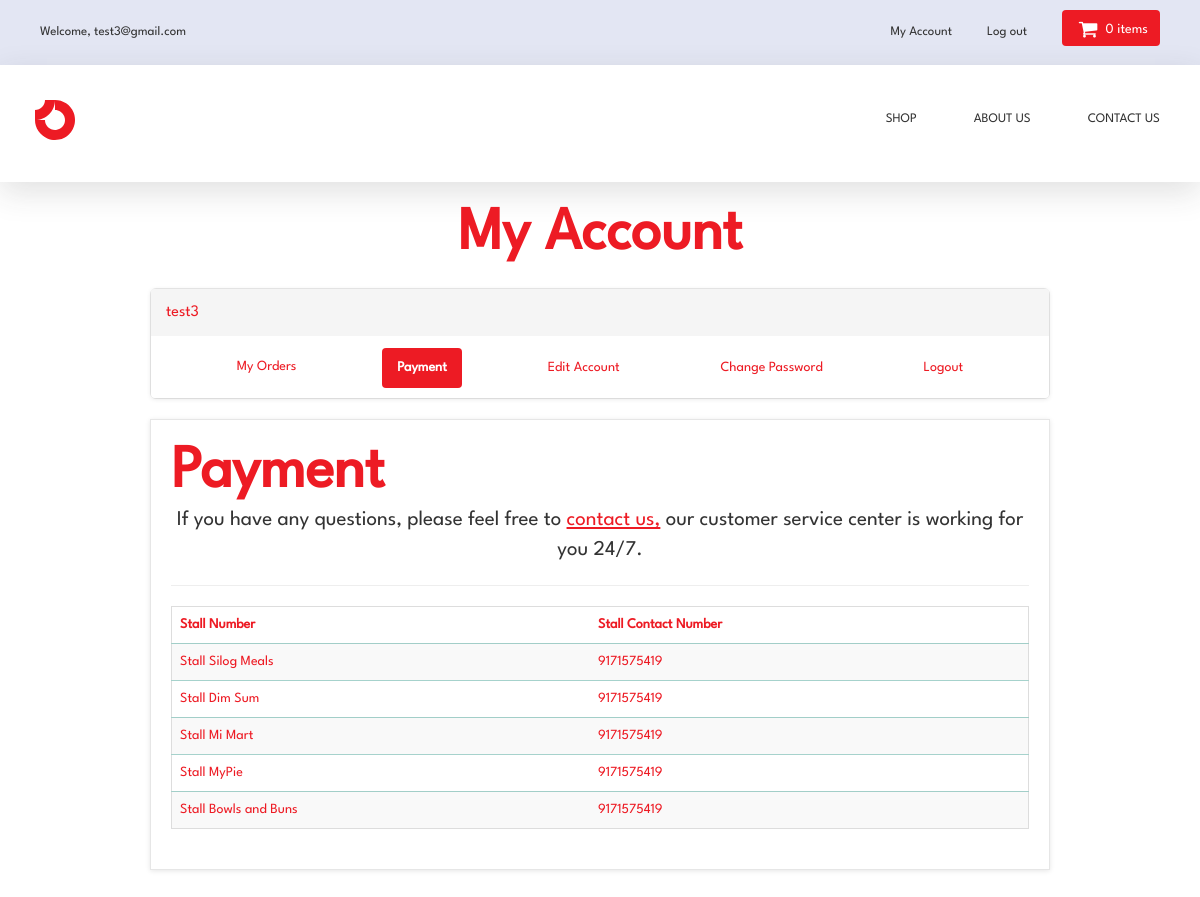
/customer/my_account.php?pay_offline (signed in), run on the app's committed database.
### tables this page shows
CREATE TABLE `customers` (
  `customer_id` int(10) NOT NULL,
  `customer_name` varchar(255) NOT NULL,
  `customer_email` varchar(255) NOT NULL,
  `customer_stno` varchar(11) NOT NULL,
  `customer_pass` varchar(255) NOT NULL,
  `customer_contact` varchar(255) NOT NULL,
  `customer_image` text NOT NULL,
  `customer_ip` varchar(255) NOT NULL,
  `customer_confirm_code` text NOT NULL
);

CREATE TABLE `manufacturers` (
  `manufacturer_id` int(10) NOT NULL,
  `manufacturer_title` text NOT NULL,
  `contact` bigint(11) NOT NULL
);

### customer/pay_offline.php (the view)
<div class="header">
  <h1> Payment </h1>
  <p class="lead">
    If you have any questions, please feel free to <a href="../contact.php"
      style="color: #ed1b24; text-decoration: underline">contact us,</a> our
    customer
    service
    center
    is working for you 24/7.
  </p>
</div>
<hr>
<div class="table-responsive payment_method_container">
  <table class="table table-bordered table-hover table-striped">
    <thead>
      <tr>
        <th> Stall Number </th>
        <th> Stall Contact Number </th>
      </tr>
    </thead>
    <tbody>
      <?php
      $query = "SELECT manufacturer_title, contact FROM manufacturers";
      $result = mysqli_query($con, $query);
      if (mysqli_num_rows($result) > 0) {
          while ($row = mysqli_fetch_assoc($result)) {
              echo "<tr>";
              echo "<td>" . $row['manufacturer_title'] . "</td>";
              echo "<td>" . $row['contact'] . "</td>";
              echo "</tr>";
          }
      } else {
          echo "<tr><td colspan='2'>No manufacturer data found.</td></tr>";
      }
      ?>
    </tbody>
  </table>
</div>

### customer/includes/sidebar.php
<div class="panel panel-default sidebar-menu account_menu">
  <div class="panel-heading">
    <?php
    $customer_session = $_SESSION['customer_email'];
    $get_customer = "select * from customers where customer_email='$customer_session'";
    $run_customer = mysqli_query($con,$get_customer);
    $row_customer = mysqli_fetch_array($run_customer);
    $customer_name = $row_customer['customer_name'];
    if(!isset($_SESSION['customer_email'])){
    }
    else {
      echo "
      <div class='account_header'>
      <h3 align='center' class='panel-title'>$customer_name </h3>
      </div>
      ";
    }
    ?>
  </div>
  <div class="panel-body">
    <ul class="nav nav-pills nav-stacked">
      <li class="<?php if(isset($_GET['my_orders'])){ echo "active"; } ?>">
        <a href="my_account.php?my_orders"> <i class="fa fa-list"> </i> My Orders </a>
      </li>
      <li class="<?php if(isset($_GET['pay_offline'])){ echo "active"; } ?>">
        <a href="my_account.php?pay_offline"> <i class="fa fa-bolt"></i> Payment </a>
      </li>
      <li class="<?php if(isset($_GET['edit_account'])){ echo "active"; } ?>">
        <a href="my_account.php?edit_account"> <i class="fa fa-pencil"></i> Edit Account </a>
      </li>
      <li class="<?php if(isset($_GET['change_pass'])){ echo "active"; } ?>">
        <a href="my_account.php?change_pass"> <i class="fa fa-user"></i> Change Password </a>
      </li>
      <li>
        <a href="logout.php"> <i class="fa fa-sign-out"></i> Logout </a>
      </li>
    </ul>
  </div>
</div>

### customer/styles/backend.css (style rules this page uses)
html { font-family: 'LeagueSpartan-Regular', Helvetica, Arial, sans-serif; line-height: 1.15; -ms-text-size-adjust: 100%; -webkit-text-size-adjust: 100%; }
body { margin: 0; }
h1 { font-size: 2em; margin: 0.67em 0; }
hr { box-sizing: content-box; height: 0; overflow: visible; }
a { background-color: transparent; -webkit-text-decoration-skip: objects; }
html { box-sizing: border-box; }
body { min-width: 1190px; font-family: 'League Spartan', sans-serif; font-weight: 400; background-color: white; }
.sidebar .account_menu { margin: 0; }
.sidebar .panel-default, .sidebar .panel-heading { border: 0; }
.sidebar .panel-default { box-shadow: 0 0 60px #3333331a; }
.account_menu .panel-body { padding: 0; }
.account_menu .panel-body .nav-stacked { width: 100%; display: flex; align-items: center; justify-content: space-between; padding: 0; margin: 0; padding-block: 1rem; box-sizing: border-box; }
.account_menu .panel-heading .account_header { display: flex; align-items: center; justify-content: flex-start; }
.panel-heading .account_header .panel-title { color: #ed1b24; }
.nav-stacked li { margin: 0; width: max-content; }
.nav-stacked li a { color: #ed1b24; text-decoration: none; }
.nav-stacked li.active a { background-color: #ed1b24; font-weight: bold; color: #fff; }
.box .header { display: flex; align-items: flex-start; flex-direction: column; }
.header h1, .header .lead { margin: 0; }
.header h1 { font-size: 4rem; color: #ed1b24; }
.header .lead { font-size: 1.5 rem; }
.orders .box hr { margin: 0; margin-block: 2rem; }
.table thead tr th, .form-group label { color: #ed1b24; }

### styles/style.css (style rules this page uses)
body { min-height: 100vh; position: relative; font-family: 'LeagueSpartan-Regular', Helvetica, Arial, sans-serif; font-size: 14px; line-height: 1.42857143; color: #333333; overflow-x: hidden; }
#content .panel.sidebar-menu { box-sizing: border-box; box-shadow: 0 1px 5px rgba(0, 0, 0, 0.1); }
#content .panel.sidebar-menu h3 { padding: 5px 0; margin: 0; }

### styles/products.css (style rules this page uses)
.header { width: 100%; text-align: center; }
.header h1 { font-size: 6rem; color: #ed1b24; font-weight: bold; }

### styles/cart.css (style rules this page uses)
.table th, .table td { color: #ed1b24; }
.table thead tr th, .table tbody tr td, .table tbody tr th, .table tfoot tr th { border: 0; }
.table thead tr th { border-bottom: 1px solid #0881715b; }
.table tbody tr:not(:first-child) td, .table tbody tr:not(:first-child) th, .table tfoot tr th { border-top: 1px solid #0881715b; }
.table tbody { margin-bottom: 2rem; }

### data on the page
customers: customer_name "test3"
manufacturers: manufacturer_title "Stall Silog Meals", contact "9171575419"
manufacturers: manufacturer_title "Stall Dim Sum", contact "9171575419"
manufacturers: manufacturer_title "Stall Mi Mart", contact "9171575419"
manufacturers: manufacturer_title "Stall MyPie", contact "9171575419"
manufacturers: manufacturer_title "Stall Bowls and Buns", contact "9171575419"

### other printed values
$_SESSION['customer_email'] "test3@gmail.com"
$count_items "0"
